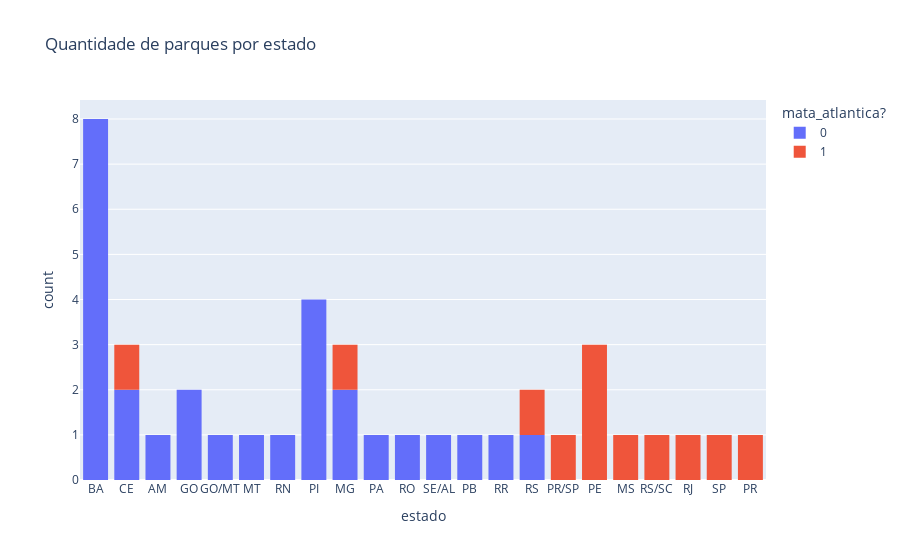

Source (notebook cell):
### Code cell
grafico = px.histogram(tabela, x='estado', color='mata_atlantica?', title='Quantidade de parques por estado')
grafico.show()

### Figure 1 — Plotly figure (JSON) as saved in the notebook; plotly's stock layout.template omitted (floating-point values rounded to 4 significant figures)
{"data": [{"alignmentgroup": "True", "bingroup": "x", "hovertemplate": "mata_atlantica?=0<br>estado=%{x}<br>count=%{y}<extra></extra>", "legendgroup": "0", "marker": {"color": "#636efa", "pattern": {"shape": ""}}, "name": "0", "offsetgroup": "0", "orientation": "v", "showlegend": true, "type": "histogram", "x": ["BA", "BA", "BA", "CE", "AM", "GO", "GO/MT", "MT", "RN", "PI", "MG", "PI", "BA", "BA", "PA", "RO", "MG", "GO", "BA", "SE/AL", "PB", "CE", "RR", "PI", "PI", "RS", "BA", "BA"], "xaxis": "x", "yaxis": "y"}, {"alignmentgroup": "True", "bingroup": "x", "hovertemplate": "mata_atlantica?=1<br>estado=%{x}<br>count=%{y}<extra></extra>", "legendgroup": "1", "marker": {"color": "#EF553B", "pattern": {"shape": ""}}, "name": "1", "offsetgroup": "1", "orientation": "v", "showlegend": true, "type": "histogram", "x": ["PR/SP", "MG", "PE", "MS", "PE", "RS", "RS/SC", "PE", "CE", "RJ", "SP", "PR"], "xaxis": "x", "yaxis": "y"}], "layout": {"barmode": "relative", "legend": {"title": {"text": "mata_atlantica?"}, "tracegroupgap": 0}, "title": {"text": "Quantidade de parques por estado"}, "xaxis": {"anchor": "y", "domain": [0, 1], "title": {"text": "estado"}}, "yaxis": {"anchor": "x", "domain": [0, 1], "title": {"text": "count"}}}}
